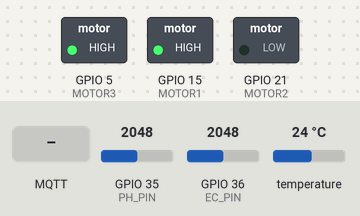
The sketch below on a simulated ESP32. Shown: switched loads named in the sketch (green lamp = pin HIGH). The test bench sets the inputs (shaded band); at power-on: GPIO 35 (PH_PIN) = 2048, GPIO 36 (EC_PIN) = 2048, temperature 24 °C. WiFi joins after 1.5 s; servers stay silent unless stated; EEPROM starts erased; no MQTT or app messages arrive unless stated; what the sketch prints to the serial monitor is not drawn.

Above: at 2.7 s.
2.8 s: GPIO 35 (PH_PIN) set to 3161
9.7 s: GPIO 35 (PH_PIN) set to 3262
At 12.1 s:
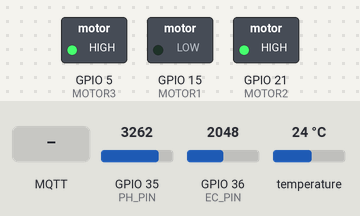
17.5 s: GPIO 36 (EC_PIN) set to 994
21.6 s: GPIO 36 (EC_PIN) set to 929
At 26.7 s:
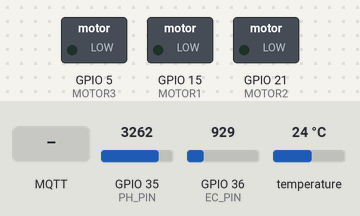
29.4 s: MQTT message "ON" arrives on the second subscribed topic
At 31.9 s:
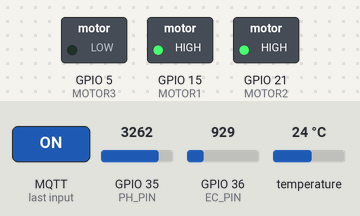
36.4 s: temperature set to 22.7 °C
39.4 s: temperature set to 21.3 °C
At 41.3 s:
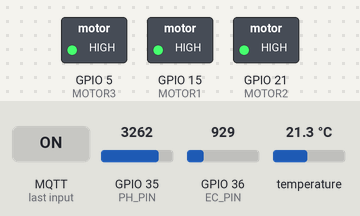
Timing chart, 0 to 45.3 s (numbered marks = the images above; inputs shaded):
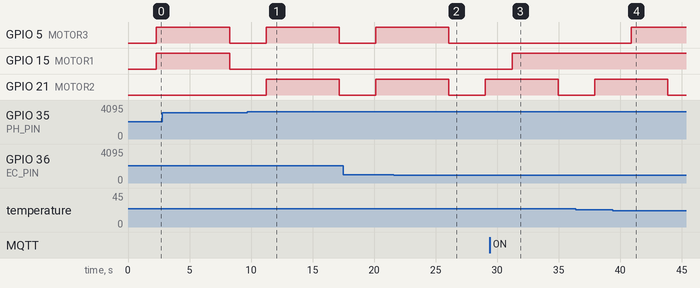

Measured:
- the behaviour switches between 3213 and 3214 on GPIO 35 (PH_PIN) (found by bisection; images 0 and 1)
- the behaviour switches between 966 and 965 on GPIO 36 (EC_PIN) (found by bisection; images 1 and 2)
- the behaviour switches between 22 and 21.9 °C on temperature (found by bisection; images 3 and 4)
- after the input at 9.7 s, GPIO 21 (MOTOR2): LOW → HIGH after 1.5 s, → LOW 5.9 s later
- after the input at 21.6 s, GPIO 5 (MOTOR3): goes on until 26.1 s, then stays LOW
- after the input at 29.4 s, GPIO 15 (MOTOR1): LOW → HIGH after 1.8 s
- after the input at 39.4 s, GPIO 5 (MOTOR3): LOW → HIGH after 1.5 s

The sketch:

proyecto_final.ino
```cpp
#include <EEPROM.h>
#include <PubSubClient.h>
#include "wifi_config.h"
#include "sensores.h"
#include "motores.h"
#include "data_dashboard.h"
#include "get_server_data.h"

bool motor1Manual = false;
bool motor2Manual = false;
bool motor3Manual = false;

bool motor1On = false;
bool motor2On = false;
bool motor3On = false;

WiFiClient espClient;
PubSubClient mqttClient(espClient);

void setup() {
  Serial.begin(115200);
  EEPROM.begin(32);
  iniciarSensores();
  configurarMotores();
  conectarWiFi();
  mqttClient.setServer("192.168.177.32", 1883);
  mqttClient.setCallback(mqttCallback);
  reconnectMQTT();
}

void loop()
{
  if (!mqttClient.connected())
  {
    reconnectMQTT();
  }
  mqttClient.loop();
  leerSensores();
  controlarMotor();
  enviarDatosDjango(temperature, ph, tds, ecValue, motor1On, motor2On, motor3On);
  imprimirDatos();
  delay(1500);
}
```

data_dashboard.h
```cpp
#ifndef DATA_DASHBOARD_H
#define DATA_DASHBOARD_H

void enviarDatosDjango(float temperatura, float ph, float tds, float ec, bool motor1On, bool motor2On, bool motor3On)
{
    if (client.connect("192.168.177.32", 8000))
    {
        String postData = "temperatura=" + String(temperatura) +
                          "&ph=" + String(ph) +
                          "&tds=" + String(tds) +
			              "&ec=" + String(ec) +
                          "&motor_ph_alcalino=" + String(motor1On ? "1" : "0") + // Motor 1 encendido o apagado
                          "&motor_ph_acido=" + String(motor2On ? "1" : "0") +    // Motor 2 encendido o apagado
                          "&motor_tds_altos=" + String(motor3On ? "1" : "0");     // Motor 3 encendido o apagado

        client.print("POST /datos/ HTTP/1.1\r\n");
        client.print("Host: 192.168.1.95\r\n");
        client.print("Content-Type: application/x-www-form-urlencoded\r\n");
        client.print("Content-Length: ");
        client.print(postData.length());
        client.print("\r\n\r\n");
        client.print(postData);
        delay(500);
        client.stop();
    }
    else
    {
        Serial.println("No se pudo conectar al servidor Django");
    }
}

#endif
```

get_server_data.h
```cpp
#ifndef GET_SERVER_DATA_H
#define GET_SERVER_DATA_H

#include <PubSubClient.h> // ¡No olvides incluir esta librería!
#include <Arduino.h>      // Para Serial.print()

extern PubSubClient mqttClient; // Le dices que existe

void mqttCallback(char *topic, byte *message, unsigned int length)
{
    String msg;
    for (int i = 0; i < length; i++)
        msg += (char)message[i];

    Serial.print("Mensaje en topic: ");
    Serial.println(topic);
    Serial.print("Mensaje: ");
    Serial.println(msg);

    if (strcmp(topic, "sistema/motor_ph_alcalino") == 0)
    {
        if (msg == "ON")
        {
            motor1Manual = true;
            Serial.println("Encendiendo motor alcalino...");
            motor1On = true;
            digitalWrite(MOTOR1, HIGH);
        }
        else if (msg == "OFF")
        {
            motor1Manual = true;
            Serial.println("Apagando motor alcalino...");
            motor1On = false;
            digitalWrite(MOTOR1, LOW);
        }
    }
    else if (strcmp(topic, "sistema/motor_ph_acido") == 0)
    {
        if (msg == "ON")
        {
            motor2Manual = true;
            Serial.println("Encendiendo motor ácido...");
            motor2On = true;
            digitalWrite(MOTOR2, HIGH);
        }
        else if (msg == "OFF")
        {
            motor2Manual = true;
            Serial.println("Apagando motor ácido...");
            motor2On = false;
            digitalWrite(MOTOR2, LOW);
        }
    }
    else if (strcmp(topic, "sistema/motor_tds_altos") == 0)
    {
        if (msg == "ON")
        {
            motor3Manual = true;
            Serial.println("Encendiendo motor TDS altos...");
            motor3On = true;
            digitalWrite(MOTOR3, HIGH);
        }
        else if (msg == "OFF")
        {
            motor3Manual = true;
            Serial.println("Apagando motor TDS altos...");
            motor3On = false;
            digitalWrite(MOTOR3, LOW);
        }
    }
    else if (strcmp(topic, "sistema/auto_mode") == 0)
    {
        if (msg == "ON")
        {
            motor1Manual = false;
            motor2Manual = false;
            motor3Manual = false;
            Serial.println("Todos los motores pasaron a modo automático.");
            controlarMotor();
        }
    }
    else
    {
        Serial.println("Topic desconocido.");
    }
}

unsigned long lastReconnectAttempt = 0;

bool reconnectMQTT()
{
    if (!mqttClient.connected())
    {
        unsigned long now = millis();
        if (now - lastReconnectAttempt > 5000)
        {
            lastReconnectAttempt = now;
            Serial.print("Intentando conexión MQTT...");
            if (mqttClient.connect("WaterQualityMonitorESP32"))
            {
                Serial.println("Conectado!");
                mqttClient.subscribe("sistema/auto_mode");
                mqttClient.subscribe("sistema/motor_ph_alcalino");
                mqttClient.subscribe("sistema/motor_ph_acido");
                mqttClient.subscribe("sistema/motor_tds_altos");
                return true;
            }
            else
            {
                Serial.print("Fallo, rc=");
                Serial.print(mqttClient.state());
                Serial.println(" Reintentando pronto...");
            }
        }
        return false;
    }
    return true;
}

#endif // GET_SERVER_DATA_H
```

motores.h
```cpp
#ifndef MOTORES_H
#define MOTORES_H

#include <Arduino.h>

#define MOTOR1 15
#define MOTOR2 21
#define MOTOR3 5

// Variables globales
extern bool motor1Manual;
extern bool motor2Manual;
extern bool motor3Manual;

extern bool motor1On;
extern bool motor2On;
extern bool motor3On;

extern float ph, tds;

// Tiempos de encendido (solo para modo automático)
unsigned long motor1StartTime = 0;
unsigned long motor2StartTime = 0;
unsigned long motor3StartTime = 0;

const unsigned long AUTO_TIMEOUT = 3000; // 3 segundos

void configurarMotores()
{
    pinMode(MOTOR1, OUTPUT);
    pinMode(MOTOR2, OUTPUT);
    pinMode(MOTOR3, OUTPUT);
    digitalWrite(MOTOR1, LOW);
    digitalWrite(MOTOR2, LOW);
    digitalWrite(MOTOR3, LOW);
}

void controlarMotor() {
    unsigned long now = millis();

    // MOTOR1
    if (!motor1Manual) {
        if (ph > 7.5 && !motor1On) {
            motor1On = true;
            motor1StartTime = now;
        }
        if (motor1On && (now - motor1StartTime >= AUTO_TIMEOUT)) {
            motor1On = false;
        }
    }

    // MOTOR2
    if (!motor2Manual) {
        if (ph < 6.5 && !motor2On) {
            motor2On = true;
            motor2StartTime = now;
        }
        if (motor2On && (now - motor2StartTime >= AUTO_TIMEOUT)) {
            motor2On = false;
        }
    }

    // MOTOR3
    if (!motor3Manual) {
        if (tds > 300.0 && !motor3On) {
            motor3On = true;
            motor3StartTime = now;
        }
        if (motor3On && (now - motor3StartTime >= AUTO_TIMEOUT)) {
            motor3On = false;
        }
    }

    // Aplicar estados a los pines
    digitalWrite(MOTOR1, motor1On ? HIGH : LOW);
    digitalWrite(MOTOR2, motor2On ? HIGH : LOW);
    digitalWrite(MOTOR3, motor3On ? HIGH : LOW);

    // Debug
    Serial.print("Motores encendidos: ");
    if (motor1On) Serial.print("MOTOR1 ");
    if (motor2On) Serial.print("MOTOR2 ");
    if (motor3On) Serial.print("MOTOR3 ");
    if (!motor1On && !motor2On && !motor3On) Serial.print("Ninguno");
    Serial.println();
}

#endif
```

sensores.h
```cpp
#ifndef SENSORES_H
#define SENSORES_H

#include <DallasTemperature.h>
#include <DFRobot_ESP_EC.h>

#define EC_PIN A0
#define PH_PIN 35
#define ONE_WIRE_BUS 14

OneWire oneWire(ONE_WIRE_BUS);
DallasTemperature sensors(&oneWire);
DFRobot_ESP_EC ec;

float ecValue, tds, temperature = 25, ph;

void iniciarSensores()
{
    sensors.begin();
    ec.begin();
}

void leerSensores()
{
    // Temperatura
    sensors.requestTemperatures();
    temperature = sensors.getTempCByIndex(0);

    // Solidos disueltos totales (TDS) y conductividad eléctrica (EC)
    float rawEC = analogRead(EC_PIN) / 10.0;
    ecValue = ec.readEC(rawEC, temperature);
    tds = ((ecValue * 1000) / 2);

    // pH
    int rawPH = analogRead(PH_PIN);
    float voltage = rawPH * (3.3 / 4095.0);
    ph = 7 + ((2.5 - voltage) / 0.18);

    ec.calibration(rawEC, temperature);
}

void imprimirDatos()
{
    Serial.printf("Temp: %.2f °C | EC: %.2f mS/cm | TDS: %.2f ppm | pH: %.2f\n", temperature, ecValue, tds, ph);
}

#endif
                                                                                                                                                                                                                                                   
```

wifi_config.h
```cpp
#ifndef WIFI_CONFIG_H
#define WIFI_CONFIG_H

#include <WiFi.h>

//const char *ssid = "CLARO1_81FBD4";
//const char *pass = "861W0YNFTY";

//const char *ssid = "CLARO2_378ED8";
//const char *pass = "5HZTSSX42M";

WiFiClient client;
const char *ssid = "Redmi Note 13 Pro";
const char *pass = "ferjovel";

void conectarWiFi()
{
    Serial.println("Conectando a WiFi...");
    WiFi.begin(ssid, pass);
    while (WiFi.status() != WL_CONNECTED)
    {
        delay(500);
        Serial.print(".");
    }
    Serial.println("\nWiFi conectado");
}

#endif
```
